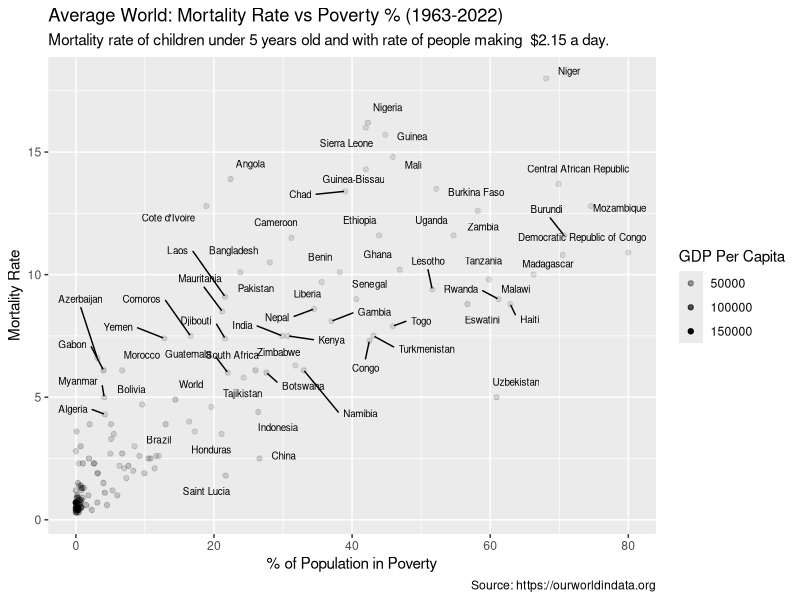
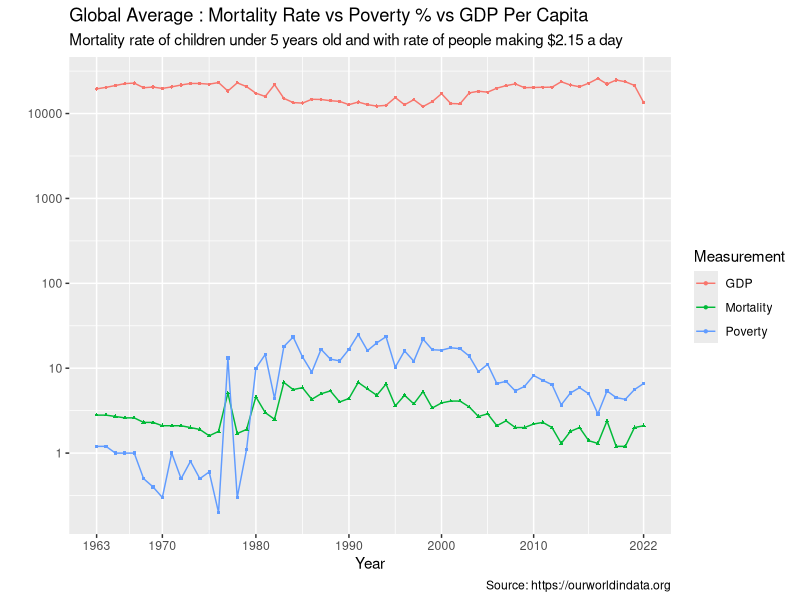

Reproduce these figures in R, in order.
## ---- chunk 1
#| label: load-packages
library(tidyverse)
library(dplyr)
library(ggplot2)
library(ggthemes)
library(readr)
library(knitr)
## ---- chunk 2
#| label: load-data
gdp <- read_csv("csv/gdp.csv")
child_mortality <- read_csv("csv/child-mortality.csv")
poverty <- read_csv("csv/poverty.csv")
## ---- chunk 3
#| label: tidy-data
gdp <- gdp |>
    rename(
        country = `Entity`,
        code = `Code`,
        year = `Year`,
        gdp_pc = `GDP per capita`,
    ) |> select(country:gdp_pc,-code) |> 
    arrange(year)

child_mortality <- child_mortality |>
    rename(
        country = `Entity`,
        code = `Code`,
        year = `Year`,
        mortality_rate = `Under-five mortality rate`,
    ) |> arrange(year) |> select(-code)

poverty <- poverty |>
    rename(
        country = `Entity`,
        code = `Code`,
        year = `Year`,
        poverty_per = `$2.15 a day - Share of population in poverty` #$2.15 a day - Share of population in poverty
    ) |> arrange(year) |> select(-code)

world_data <- merge(
    poverty |> filter(year >= 1950),
    child_mortality |> filter(year >= 1950),
    by=c("country","year")
    ) |> arrange(year)

world_data <- merge(
    world_data,
    gdp |> filter(year >= 1950),
    by=c("country","year")
) |> arrange(year)
## ---- chunk 4
#| label: summary
world_data_summary <- world_data |>
    group_by(year) |>
    summarize(
        avg_poverty = round(mean(poverty_per),1),
        avg_gdp = round(mean(gdp_pc),1),
        avg_mortality = round(mean(mortality_rate),1),
    )

world_data_summary2 <- world_data |>
    group_by(country) |>
    summarize(
        avg_poverty = round(mean(poverty_per),1),
        avg_gdp = round(mean(gdp_pc),1),
        avg_mortality = round(mean(mortality_rate),1),
    )
## ---- chunk 5
#| label: plot
ggplot(
    world_data_summary2,
    aes(y=avg_mortality,x=avg_poverty)
) + geom_point(aes(alpha=avg_gdp)) + 
    ggrepel::geom_label_repel(
        aes(label = country),
        size = 2.5,
        fill = NA,
        label.size = NA,
        color="black"
  ) +
    labs(
        title="Average World: Mortality Rate vs Poverty % (1963-2022)",
        subtitle="Mortality rate of children under 5 years old and with rate of people making  $2.15 a day.",
        caption="Source: https://ourworldindata.org",
        alpha="GDP Per Capita",
        x="% of Population in Poverty",
        y="Mortality Rate"
    ) +
    scale_color_gradient(low = "#007F7F", high = "#7FFFFF")
## ---- chunk 6
#| label: plot-2
ggplot(
    world_data_summary |> 
        rename(`Poverty` = avg_poverty, `GDP` = avg_gdp, `Mortality` = avg_mortality) |>
        pivot_longer(`Poverty`:`Mortality`, names_to="measurement",values_to="values"),
    aes(x=year,y=values,group=measurement, color=measurement)
) + geom_line() +
    geom_point(size=0.8,aes(shape=measurement)) +
    scale_x_log10(breaks = c(1963, 1970, 1980, 1990, 2000, 2010, 2022)) +
    scale_y_log10() +
    guides(shape = "none") +
    labs(
        title="Global Average : Mortality Rate vs Poverty % vs GDP Per Capita",
        subtitle="Mortality rate of children under 5 years old and with rate of people making $2.15 a day",
        caption="Source: https://ourworldindata.org",
        x="Year",
        y="",
        color="Measurement"
    )
